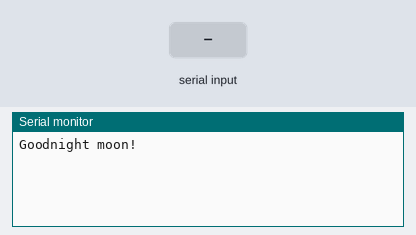
Recording of a sketch running on a simulated Arduino Mega 2560, built with avr-gcc and run on an emulated ATmega2560. Shown: the last lines printed to the serial monitor. The inputs (shaded band) are chosen by the test bench.

Above: at 1.2 s.
1.3 s: "1" received over the second serial link
At 2.5 s:
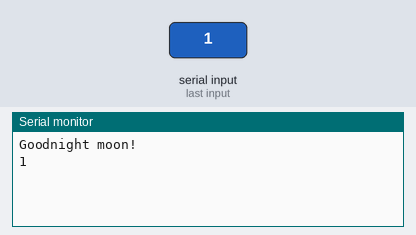
2.8 s: "0" received over the second serial link
At 3.6 s:
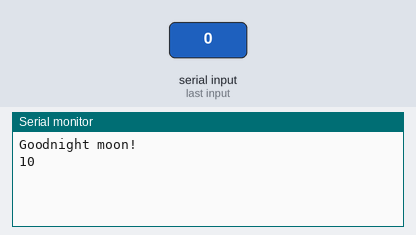

The sketch:

HC05_Setup.ino
```cpp
/*
  Software serial multple serial test

 Receives from the hardware serial, sends to software serial.
 Receives from software serial, sends to hardware serial.

 The circuit:
 * RX is digital pin 10 (connect to TX of other device)
 * TX is digital pin 11 (connect to RX of other device)

 Note:
 Not all pins on the Mega and Mega 2560 support change interrupts,
 so only the following can be used for RX:
 10, 11, 12, 13, 50, 51, 52, 53, 62, 63, 64, 65, 66, 67, 68, 69

 Not all pins on the Leonardo support change interrupts,
 so only the following can be used for RX:
 8, 9, 10, 11, 14 (MISO), 15 (SCK), 16 (MOSI).


 */
#define use_soft_serial
#ifdef use_soft_serial

#include <SoftwareSerial.h>
SoftwareSerial mySerial(5, 4); // RX, TX
#endif

void setup()
{
  // Open serial communications and wait for port to open:
  Serial.begin(9600);
  while (!Serial)
  {
    ; // wait for serial port to connect. Needed for native USB port only
  }


  Serial.println("Goodnight moon!");

  #ifdef use_soft_serial
    // set the data rate for the SoftwareSerial port
    mySerial.begin(38400);
    //mySerial.begin(9600);
 #else
  Serial2.begin(38400);
  //Serial2.begin(9600);
 #endif
}

void loop()
{ // run over and over

  #ifdef use_soft_serial
    if (mySerial.available())
    {
      Serial.write(mySerial.read());
    }
    if (Serial.available())
    {
      mySerial.write(Serial.read());
    }
  #else

    if (Serial2.available())
    {
      Serial.write(Serial2.read());
    }
    if (Serial.available())
     {
      Serial2.write(Serial.read());
    }
   #endif

}
```

Measured:
- after the input at 1.3 s, the serial monitor: prints a new line at once (image 1)
- after the input at 2.8 s, the serial monitor: prints a new line at once (image 2)
